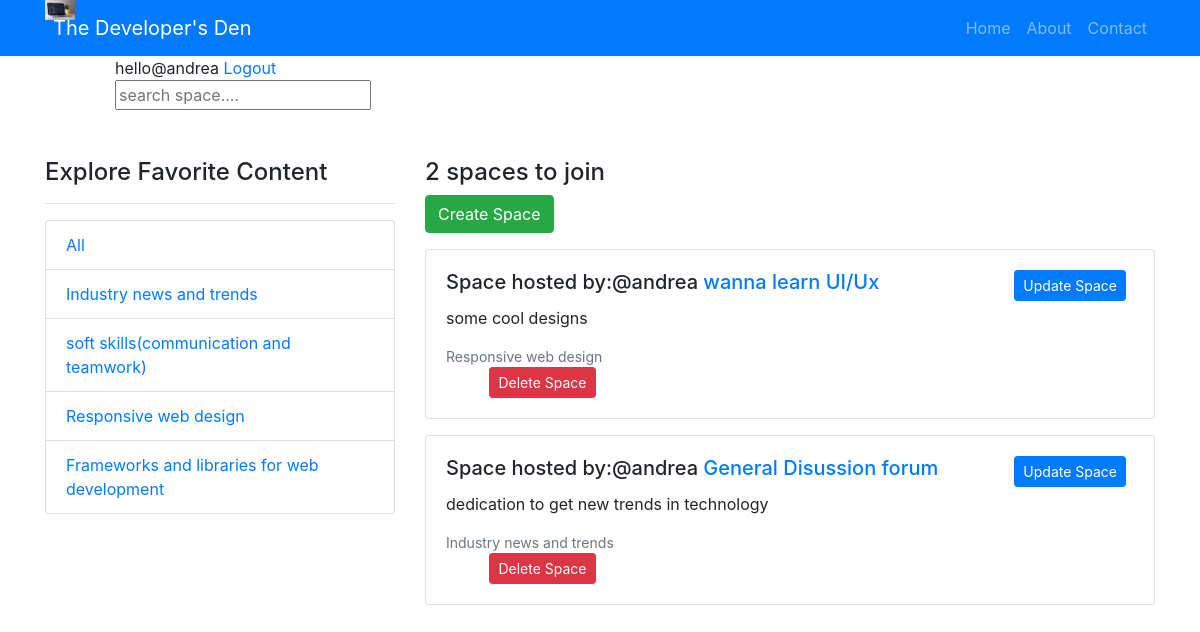
Page / (signed in) on the earlier database version.
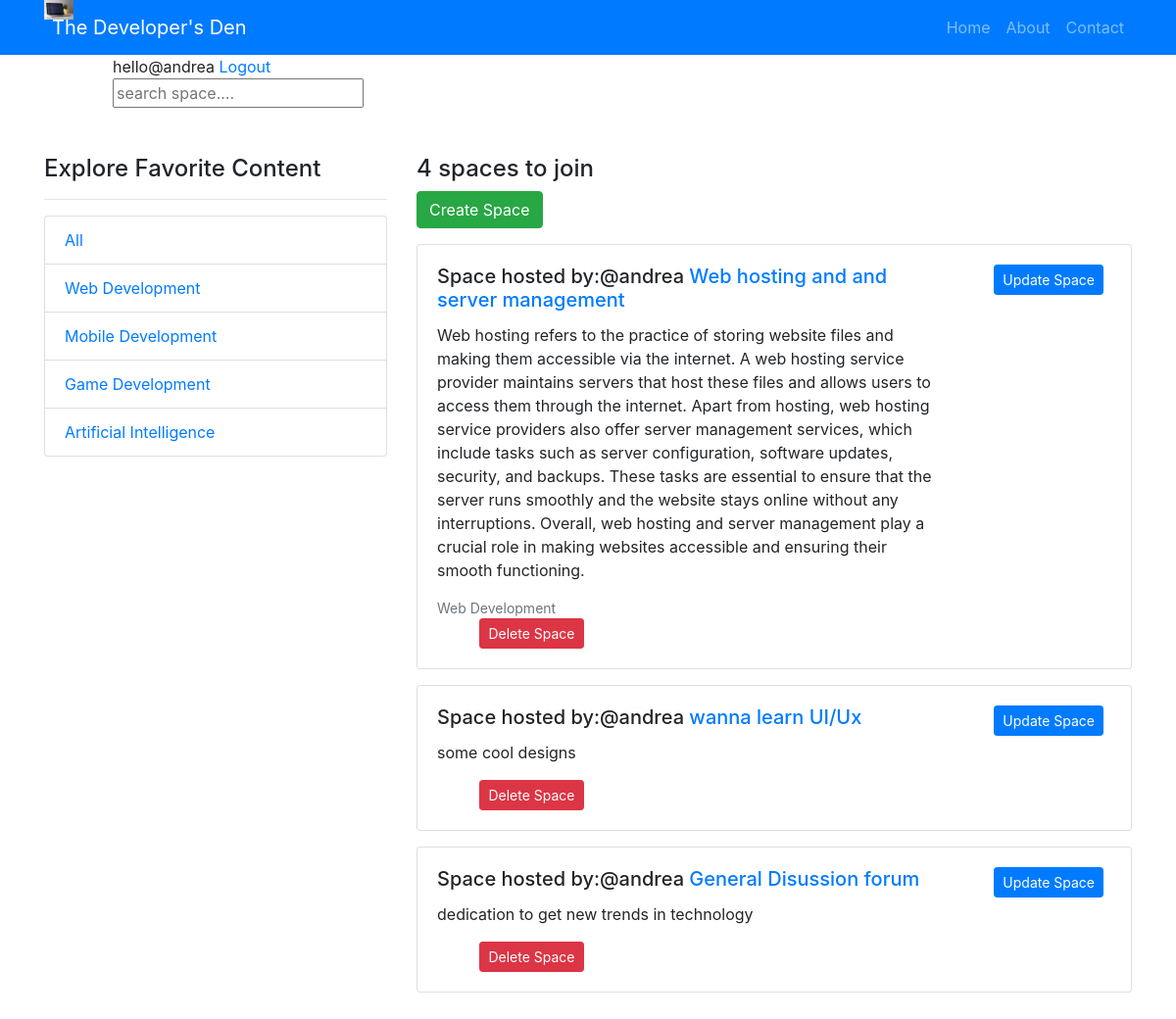
Same page on the later database version.
### base/models.py (models this page shows, shortened)
class Topic(models.Model):
    name = models.CharField(max_length=150)

class Room(models.Model):
    host = models.ForeignKey(User, on_delete=models.SET_NULL, null=True)
    topic = models.ForeignKey(Topic, on_delete=models.SET_NULL, null=True)
    name = models.CharField(max_length=200)
    description = models.TextField()
    created = models.DateTimeField(auto_now_add=True)
    updated = models.DateTimeField(auto_now=True)
    class Meta:
        ordering = ['-updated', '-created']

### base/views.py (the view)
# urls.py: path('', views.home_page, name="home"),
def home_page(request):
    q = request.GET.get('q') if request.GET.get('q') != None else ''
    rooms = Room.objects.filter(
        Q(topic__name__icontains=q)|
        Q(name__icontains=q)|
        Q(description__icontains=q))
    topics = Topic.objects.all()
    room_count = rooms.count()
    context = {'rooms':rooms,'topics':topics,'room_count':room_count}
    return render(request, "home.html",context)

### Templates/home.html (shortened to what this page needs)
{% load static %}
{% load bootstrap4 %}
<!DOCTYPE html>
<html>
<head>
    <link rel="stylesheet" href="{% static 'css/bootstrap.min.css' %}">
    <link rel="stylesheet" href="{% static 'base/css/styles.css' %}">
    {% bootstrap_css %}
</head>
<body>
    {% block content %}
    <header>
      <nav class="navbar navbar-expand-lg navbar-dark bg-primary">
        <div class="container">
          <a class="navbar-brand" href="#">
            <img src="{% static 'images/logo1.png' %}" width="30" height="30" alt="Logo">
            <span class="ml-2">The Developer's Den</span>
          </a>
          <div class="collapse navbar-collapse justify-content-end" id="navbarNav">
            <ul class="navbar-nav">
              <li class="nav-item">
                <a class="nav-link" href="{% url 'home' %}">Home</a>
              </li>
              <li class="nav-item">
                <a class="nav-link" href="#">About</a>
              </li>
              <li class="nav-item">
                <a class="nav-link" href="#">Contact</a>
              </li>
            </ul>
          </div>
        </div>
      </nav>
    </header>
      <div class=" col-4 offset-1">
        {% include 'navbar.html' %}
      </div>
      <div class="container my-5">
        <div class="row">
            <div class="col-md-4 mb-4">
                <h4>Explore Favorite Content</h4>
                <hr>
                <ul class="list-group">
                    <li class="list-group-item">
                        <a href="{% url 'home' %}">All</a>
                    </li>
                    {% for topic in topics %}
                    <li class="list-group-item">
                        <a href="{% url 'home' %}?={{topic.name}}">{{topic.name}}</a>
                    </li>
                    {% endfor %}
                </ul>
            </div>
            <div class="col-md-8">
                <h4>{{room_count}} spaces to join</h4>
                <a href="{% url 'create-room' %}" class="btn btn-success mb-3">Create Space</a>
                {% for room in rooms %}
                {% if request.user == room.host %}
                <div class="card mb-3">
                    <div class="card-body">
                        <div class="row">
                            <div class="col-md-9">
                                <h5 class="card-title">
                                    Space hosted by:@{{room.host}}
                                    <a href="/room/{{room.id}}">{{room.name}}</a>
                                </h5>
                                <p class="card-text">
                                    {{room.description}}
                                </p>
                                <small class="text-muted">
                                    {{room.topic.name}}
                                </small>
                            </div>
                            <div class="col-md-3 text-md-right">
                                <a href="{% url 'update-room' room.id %}" class="btn btn-sm btn-primary mr-2">Update Space</a>
                            </div>
                            <div class="col-md-3 text-md-right mt-auto">
                                <a href="{% url 'delete-room' room.id %}" class="btn btn-sm btn-danger">Delete Space</a>
                            </div>
                        </div>
                    </div>
                </div>
                {% endif %}
            {% endfor %}
      {% endblock %}
</body>
</html>

Differences in the rows shown:
removed Topic: name "Industry news and trends"
removed Topic: name "soft skills(communication and teamwork)"
removed Topic: name "Responsive web design"
removed Topic: name "Frameworks and libraries for web development"
added Topic: name "Web Development"
added Topic: name "Mobile Development"
added Topic: name "Game Development"
added Topic: name "Artificial Intelligence"
added Room: host "andrea", name "Web hosting and and server management", description "Web hosting refers to the practice of storing website files and making them accessible via the internet. A web hosting service provider maintains servers that host these files and allows users to access them through the internet. Apart from hosting, web hosting service providers also offer server management services, which include tasks such as server configuration, software updates, security, and backups. These tasks are essential to ensure that the server runs smoothly and the website stays online without any interruptions. Overall, web hosting and server management play a crucial role in making websites accessible and ensuring their smooth functioning.", topic.name "Web Development"
changed Room "wanna learn UI/Ux": topic.name "Responsive web design" → (not shown)
changed Room "General Disussion forum": topic.name "Industry news and trends" → (not shown)
Other differences:
{{ room_count }}: "2" → "4"
